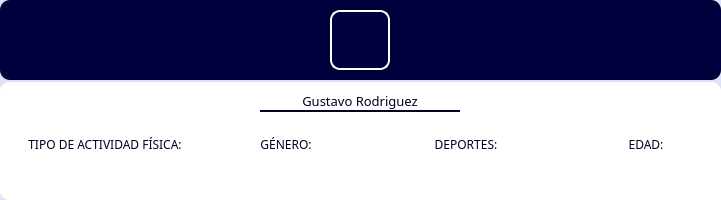
                       <widget class="QFrame" name="data_title_patient_s_2">
                        <property name="geometry">
                         <rect>
                          <x>240</x>
                          <y>10</y>
                          <width>721</width>
                          <height>200</height>
                         </rect>
                        </property>
                        <property name="minimumSize">
                         <size>
                          <width>500</width>
                          <height>200</height>
                         </size>
                        </property>
                        <property name="maximumSize">
                         <size>
                          <width>1100</width>
                          <height>500</height>
                         </size>
                        </property>
                        <property name="styleSheet">
                         <string notr="true">#data_title_patient_s_2 {
	border: 1px solid black;
	font: 450 10pt &quot;Circular Std&quot;;
}

QFrame {
	background-color: rgb(221, 226, 249);
	border-radius: 10;
}</string>
                        </property>
                        <property name="frameShape">
                         <enum>QFrame::StyledPanel</enum>
                        </property>
                        <property name="frameShadow">
                         <enum>QFrame::Raised</enum>
                        </property>
                        <layout class="QVBoxLayout" name="verticalLayout_49">
                         <property name="spacing">
                          <number>2</number>
                         </property>
                         <property name="leftMargin">
                          <number>0</number>
                         </property>
                         <property name="topMargin">
                          <number>0</number>
                         </property>
                         <property name="rightMargin">
                          <number>0</number>
                         </property>
                         <property name="bottomMargin">
                          <number>0</number>
                         </property>
                         <item>
                          <widget class="QFrame" name="fr_photo_patient_s_3">
                           <property name="maximumSize">
                            <size>
                             <width>16777215</width>
                             <height>80</height>
                            </size>
                           </property>
                           <property name="styleSheet">
                            <string notr="true">background-color: rgb(0, 0, 61);</string>
                           </property>
                           <property name="frameShape">
                            <enum>QFrame::StyledPanel</enum>
                           </property>
                           <property name="frameShadow">
                            <enum>QFrame::Raised</enum>
                           </property>
                           <layout class="QHBoxLayout" name="horizontalLayout_35">
                            <property name="spacing">
                             <number>21</number>
                            </property>
                            <property name="bottomMargin">
                             <number>9</number>
                            </property>
                            <item alignment="Qt::AlignHCenter">
                             <widget class="QLabel" name="photo_patient_s_3">
                              <property name="minimumSize">
                               <size>
                                <width>60</width>
                                <height>60</height>
                               </size>
                              </property>
                              <property name="maximumSize">
                               <size>
                                <width>60</width>
                                <height>60</height>
                               </size>
                              </property>
                              <property name="styleSheet">
                               <string notr="true">border: 2px solid;
border-color: white;</string>
                              </property>
                              <property name="text">
                               <string/>
                              </property>
                              <property name="pixmap">
                               <pixmap>../.designer/PycharmProjects/Tesis/images/foto-p.png</pixmap>
                              </property>
                              <property name="scaledContents">
                               <bool>true</bool>
                              </property>
                             </widget>
                            </item>
                           </layout>
                          </widget>
                         </item>
                         <item>
                          <widget class="QFrame" name="fr_data_patient_s_3">
                           <property name="font">
                            <font>
                             <pointsize>10</pointsize>
                            </font>
                           </property>
                           <property name="styleSheet">
                            <string notr="true">#fr_data_patient_s {
border: 3px solid;
border-radius: 5px;
border-color: rgb(0, 0, 31);
}

QFrame {
background-color: white;
}

QLabel {
background-color: white;
color: rgb(0, 0, 31);
}</string>
                           </property>
                           <property name="frameShape">
                            <enum>QFrame::StyledPanel</enum>
                           </property>
                           <property name="frameShadow">
                            <enum>QFrame::Raised</enum>
                           </property>
                           <layout class="QVBoxLayout" name="verticalLayout_50">
                            <property name="spacing">
                             <number>0</number>
                            </property>
                            <property name="leftMargin">
                             <number>0</number>
                            </property>
                            <property name="topMargin">
                             <number>0</number>
                            </property>
                            <property name="rightMargin">
                             <number>0</number>
                            </property>
                            <property name="bottomMargin">
                             <number>0</number>
                            </property>
                            <item>
                             <widget class="QFrame" name="fr_name_s_3">
                              <property name="minimumSize">
                               <size>
                                <width>0</width>
                                <height>40</height>
                               </size>
                              </property>
                              <property name="maximumSize">
                               <size>
                                <width>16777215</width>
                                <height>40</height>
                               </size>
                              </property>
                              <property name="styleSheet">
                               <string notr="true"/>
                              </property>
                              <property name="frameShape">
                               <enum>QFrame::StyledPanel</enum>
                              </property>
                              <property name="frameShadow">
                               <enum>QFrame::Raised</enum>
                              </property>
                              <layout class="QHBoxLayout" name="horizontalLayout_36">
                               <property name="spacing">
                                <number>6</number>
                               </property>
                               <item>
                                <widget class="QLabel" name="nombrec_s_3">
                                 <property name="minimumSize">
                                  <size>
                                   <width>200</width>
                                   <height>20</height>
                                  </size>
                                 </property>
                                 <property name="maximumSize">
                                  <size>
                                   <width>200</width>
                                   <height>20</height>
                                  </size>
                                 </property>
                                 <property name="font">
                                  <font>
                                   <family>Circular Std</family>
                                   <pointsize>10</pointsize>
                                  </font>
                                 </property>
                                 <property name="styleSheet">
                                  <string notr="true">border-bottom: 2px solid;
border-radius: 30px;
border-color: rgb(0, 0, 31);</string>
                                 </property>
                                 <property name="text">
                                  <string>Gustavo Rodriguez</string>
                                 </property>
                                 <property name="alignment">
                                  <set>Qt::AlignCenter</set>
                                 </property>
                                </widget>
                               </item>
                              </layout>
                             </widget>
                            </item>
                            <item>
                             <widget class="QFrame" name="fr_datapatient_s_3">
                              <property name="styleSheet">
                               <string notr="true"/>
                              </property>
                              <property name="frameShape">
                               <enum>QFrame::StyledPanel</enum>
                              </property>
                              <property name="frameShadow">
                               <enum>QFrame::Raised</enum>
                              </property>
                              <layout class="QHBoxLayout" name="horizontalLayout_37">
                               <property name="spacing">
                                <number>0</number>
                               </property>
                               <property name="leftMargin">
                                <number>0</number>
                               </property>
                               <property name="topMargin">
                                <number>0</number>
                               </property>
                               <property name="rightMargin">
                                <number>0</number>
                               </property>
                               <property name="bottomMargin">
                                <number>0</number>
                               </property>
                               <item>
                                <widget class="QFrame" name="fr_datap_s1_3">
                                 <property name="minimumSize">
                                  <size>
                                   <width>210</width>
                                   <height>0</height>
                                  </size>
                                 </property>
                                 <property name="maximumSize">
                                  <size>
                                   <width>210</width>
                                   <height>16777215</height>
                                  </size>
                                 </property>
                                 <property name="frameShape">
                                  <enum>QFrame::StyledPanel</enum>
                                 </property>
                                 <property name="frameShadow">
                                  <enum>QFrame::Raised</enum>
                                 </property>
                                 <layout class="QVBoxLayout" name="verticalLayout_51">
                                  <property name="spacing">
                                   <number>0</number>
                                  </property>
                                  <property name="leftMargin">
                                   <number>0</number>
                                  </property>
                                  <property name="topMargin">
                                   <number>0</number>
                                  </property>
                                  <property name="rightMargin">
                                   <number>0</number>
                                  </property>
                                  <property name="bottomMargin">
                                   <number>0</number>
                                  </property>
                                  <item>
                                   <widget class="QLabel" name="documento_s_3">
                                    <property name="minimumSize">
                                     <size>
                                      <width>150</width>
                                      <height>20</height>
                                     </size>
                                    </property>
                                    <property name="maximumSize">
                                     <size>
                                      <width>16777215</width>
                                      <height>20</height>
                                     </size>
                                    </property>
                                    <property name="font">
                                     <font>
                                      <family>Circular Std Book</family>
                                      <pointsize>9</pointsize>
                                     </font>
                                    </property>
                                    <property name="styleSheet">
                                     <string notr="true"/>
                                    </property>
                                    <property name="text">
                                     <string>TIPO DE ACTIVIDAD FÍSICA:</string>
                                    </property>
                                    <property name="alignment">
                                     <set>Qt::AlignCenter</set>
                                    </property>
                                   </widget>
                                  </item>
                                  <item alignment="Qt::AlignHCenter">
                                   <widget class="QLabel" name="tipo_patient_s_3">
                                    <property name="minimumSize">
                                     <size>
                                      <width>150</width>
                                      <height>20</height>
                                     </size>
                                    </property>
                                    <property name="maximumSize">
                                     <size>
                                      <width>16777215</width>
                                      <height>20</height>
                                     </size>
                                    </property>
                                    <property name="font">
                                     <font>
                                      <family>Circular Std Book</family>
                                      <pointsize>10</pointsize>
                                     </font>
                                    </property>
                                    <property name="styleSheet">
                                     <string notr="true"/>
                                    </property>
                                    <property name="text">
                                     <string/>
                                    </property>
                                    <property name="alignment">
                                     <set>Qt::AlignCenter</set>
                                    </property>
                                   </widget>
                                  </item>
                                 </layout>
                                </widget>
                               </item>
                               <item>
                                <widget class="QFrame" name="fr_datap_s2_3">
                                 <property name="minimumSize">
                                  <size>
                                   <width>210</width>
                                   <height>0</height>
                                  </size>
                                 </property>
                                 <property name="maximumSize">
                                  <size>
                                   <width>210</width>
                                   <height>16777215</height>
                                  </size>
                                 </property>
                                 <property name="frameShape">
                                  <enum>QFrame::StyledPanel</enum>
                                 </property>
                                 <property name="frameShadow">
                                  <enum>QFrame::Raised</enum>
                                 </property>
                                 <layout class="QVBoxLayout" name="verticalLayout_52">
                                  <property name="spacing">
                                   <number>0</number>
                                  </property>
                                  <property name="leftMargin">
                                   <number>0</number>
                                  </property>
                                  <property name="topMargin">
                                   <number>0</number>
                                  </property>
                                  <property name="rightMargin">
                                   <number>0</number>
                                  </property>
                                  <property name="bottomMargin">
                                   <number>0</number>
                                  </property>
                                  <item alignment="Qt::AlignHCenter">
                                   <widget class="QLabel" name="sexo_s_3">
                                    <property name="minimumSize">
                                     <size>
                                      <width>150</width>
                                      <height>20</height>
                                     </size>
                                    </property>
                                    <property name="maximumSize">
                                     <size>
                                      <width>16777215</width>
                                      <height>20</height>
                                     </size>
                                    </property>
                                    <property name="font">
                                     <font>
                                      <family>Circular Std Book</family>
                                      <pointsize>9</pointsize>
                                     </font>
                                    </property>
                                    <property name="styleSheet">
                                     <string notr="true"/>
                                    </property>
                                    <property name="text">
                                     <string>GÉNERO:</string>
                                    </property>
                                    <property name="alignment">
                                     <set>Qt::AlignCenter</set>
                                    </property>
                                   </widget>
                                  </item>
                                  <item>
                                   <widget class="QLabel" name="nombrec_s_7">
                                    <property name="minimumSize">
                                     <size>
                                      <width>150</width>
                                      <height>20</height>
                                     </size>
                                    </property>
                                    <property name="maximumSize">
                                     <size>
                                      <width>16777215</width>
                                      <height>20</height>
                                     </size>
                                    </property>
                                    <property name="font">
                                     <font>
                                      <family>Circular Std Book</family>
                                      <pointsize>10</pointsize>
                                     </font>
                                    </property>
                                    <property name="styleSheet">
                                     <string notr="true"/>
                                    </property>
                                    <property name="text">
                                     <string/>
                                    </property>
                                    <property name="alignment">
                                     <set>Qt::AlignCenter</set>
                                    </property>
                                   </widget>
                                  </item>
                                 </layout>
                                </widget>
                               </item>
                               <item>
                                <widget class="QFrame" name="fr_datap_s3_3">
                                 <property name="minimumSize">
                                  <size>
                                   <width>210</width>
                                   <height>0</height>
                                  </size>
                                 </property>
                                 <property name="maximumSize">
                                  <size>
                                   <width>210</width>
                                   <height>16777215</height>
                                  </size>
                                 </property>
                                 <property name="frameShape">
                                  <enum>QFrame::StyledPanel</enum>
                                 </property>
                                 <property name="frameShadow">
                                  <enum>QFrame::Raised</enum>
                                 </property>
                                 <layout class="QVBoxLayout" name="verticalLayout_53">
                                  <property name="spacing">
                                   <number>0</number>
                                  </property>
                                  <property name="leftMargin">
                                   <number>0</number>
                                  </property>
                                  <property name="topMargin">
                                   <number>0</number>
                                  </property>
                                  <property name="rightMargin">
                                   <number>0</number>
                                  </property>
                                  <property name="bottomMargin">
                                   <number>0</number>
                                  </property>
                                  <item>
                                   <widget class="QLabel" name="telf_s_3">
                                    <property name="minimumSize">
                                     <size>
                                      <width>150</width>
                                      <height>20</height>
                                     </size>
                                    </property>
                                    <property name="maximumSize">
                                     <size>
                                      <width>16777215</width>
                                      <height>20</height>
                                     </size>
                                    </property>
                                    <property name="font">
                                     <font>
                                      <family>Circular Std Book</family>
                                      <pointsize>9</pointsize>
                                     </font>
                                    </property>
                                    <property name="styleSheet">
                                     <string notr="true"/>
                                    </property>
                                    <property name="text">
                                     <string>DEPORTES:</string>
                                    </property>
                                    <property name="alignment">
                                     <set>Qt::AlignCenter</set>
                                    </property>
                                   </widget>
                                  </item>
                                  <item alignment="Qt::AlignHCenter">
                                   <widget class="QLabel" name="Act_fisica_s_3">
                                    <property name="minimumSize">
                                     <size>
                                      <width>150</width>
                                      <height>20</height>
                                     </size>
                                    </property>
                                    <property name="maximumSize">
                                     <size>
                                      <width>16777215</width>
                                      <height>20</height>
                                     </size>
                                    </property>
                                    <property name="font">
                                     <font>
                                      <family>Circular Std Book</family>
                                      <pointsize>10</pointsize>
                                     </font>
                                    </property>
                                    <property name="styleSheet">
                                     <string notr="true"/>
                                    </property>
                                    <property name="text">
                                     <string/>
                                    </property>
                                    <property name="alignment">
                                     <set>Qt::AlignCenter</set>
                                    </property>
                                   </widget>
                                  </item>
                                 </layout>
                                </widget>
                               </item>
                               <item>
                                <widget class="QFrame" name="fr_datap_s4_3">
                                 <property name="minimumSize">
                                  <size>
                                   <width>210</width>
                                   <height>0</height>
                                  </size>
                                 </property>
                                 <property name="maximumSize">
                                  <size>
                                   <width>210</width>
                                   <height>16777215</height>
                                  </size>
                                 </property>
                                 <property name="frameShape">
                                  <enum>QFrame::StyledPanel</enum>
                                 </property>
                                 <property name="frameShadow">
                                  <enum>QFrame::Raised</enum>
                                 </property>
                                 <layout class="QVBoxLayout" name="verticalLayout_54">
                                  <property name="spacing">
                                   <number>0</number>
                                  </property>
                                  <property name="leftMargin">
                                   <number>0</number>
                                  </property>
                                  <property name="topMargin">
                                   <number>0</number>
                                  </property>
                                  <property name="rightMargin">
                                   <number>0</number>
                                  </property>
                                  <property name="bottomMargin">
                                   <number>0</number>
                                  </property>
                                  <item>
                                   <widget class="QLabel" name="fnacimiento_s_3">
                                    <property name="minimumSize">
                                     <size>
                                      <width>160</width>
                                      <height>20</height>
                                     </size>
                                    </property>
                                    <property name="maximumSize">
                                     <size>
                                      <width>16777215</width>
                                      <height>20</height>
                                     </size>
                                    </property>
                                    <property name="font">
                                     <font>
                                      <family>Circular Std Book</family>
                                      <pointsize>9</pointsize>
                                     </font>
                                    </property>
                                    <property name="styleSheet">
                                     <string notr="true"/>
                                    </property>
                                    <property name="text">
                                     <string>EDAD:</string>
                                    </property>
                                    <property name="alignment">
                                     <set>Qt::AlignCenter</set>
                                    </property>
                                   </widget>
                                  </item>
                                  <item>
                                   <widget class="QLabel" name="edad_s_3">
                                    <property name="minimumSize">
                                     <size>
                                      <width>150</width>
                                      <height>20</height>
                                     </size>
                                    </property>
                                    <property name="maximumSize">
                                     <size>
                                      <width>16777215</width>
                                      <height>20</height>
                                     </size>
                                    </property>
                                    <property name="font">
                                     <font>
                                      <family>Circular Std Book</family>
                                      <pointsize>10</pointsize>
                                     </font>
                                    </property>
                                    <property name="styleSheet">
                                     <string notr="true"/>
                                    </property>
                                    <property name="text">
                                     <string/>
                                    </property>
                                    <property name="alignment">
                                     <set>Qt::AlignCenter</set>
                                    </property>
                                   </widget>
                                  </item>
                                 </layout>
                                </widget>
                               </item>
                              </layout>
                             </widget>
                            </item>
                           </layout>
                          </widget>
                         </item>
                        </layout>
                       </widget>
